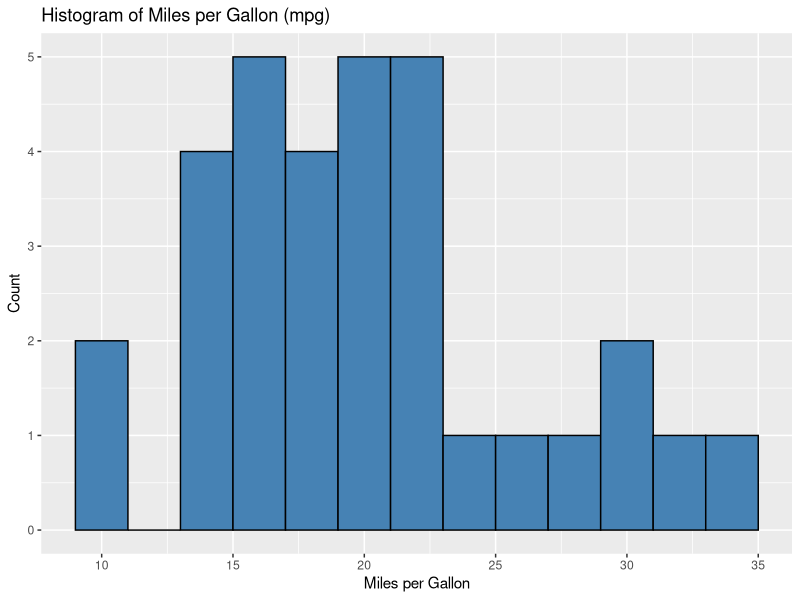
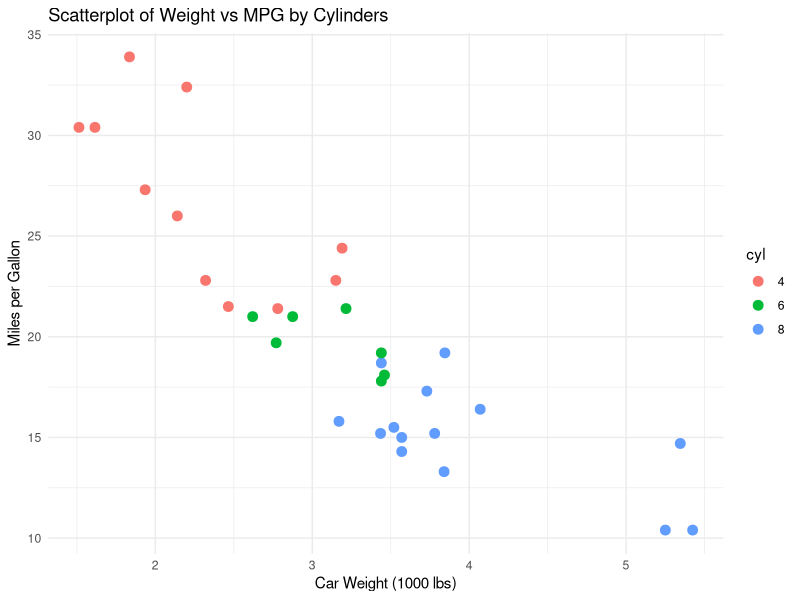

Reproduce these figures in R, in order.
## ---- chunk 1
knitr::opts_chunk$set(echo = TRUE)
## ---- chunk 2
library(dplyr)
library(ggplot2)
## ---- chunk 3
data("mtcars")
df <- mtcars

# Convert some numeric columns to categorical for analysis
df$cyl <- as.factor(df$cyl)
df$gear <- as.factor(df$gear)
df$carb <- as.factor(df$carb)

head(df)

## ---- chunk 4
# Quantitative summaries
summary(select(df, mpg, hp, wt, qsec))

# Frequency tables for categorical variables
table(df$cyl)
table(df$gear)
table(df$carb)
## ---- chunk 5
df$log_hp <- log(df$hp)

head(select(df, hp, log_hp))
## ---- chunk 6
ggplot(df, aes(x = mpg)) +
  geom_histogram(binwidth = 2, fill = "steelblue", color = "black") +
  labs(title = "Histogram of Miles per Gallon (mpg)",
       x = "Miles per Gallon",
       y = "Count")

## ---- chunk 7
ggplot(df, aes(x = wt, y = mpg, color = cyl)) +
  geom_point(size = 3) +
  labs(title = "Scatterplot of Weight vs MPG by Cylinders",
       x = "Car Weight (1000 lbs)",
       y = "Miles per Gallon") +
  theme_minimal()

## ---- chunk 8

## ---- chunk 9

## ---- chunk 10

